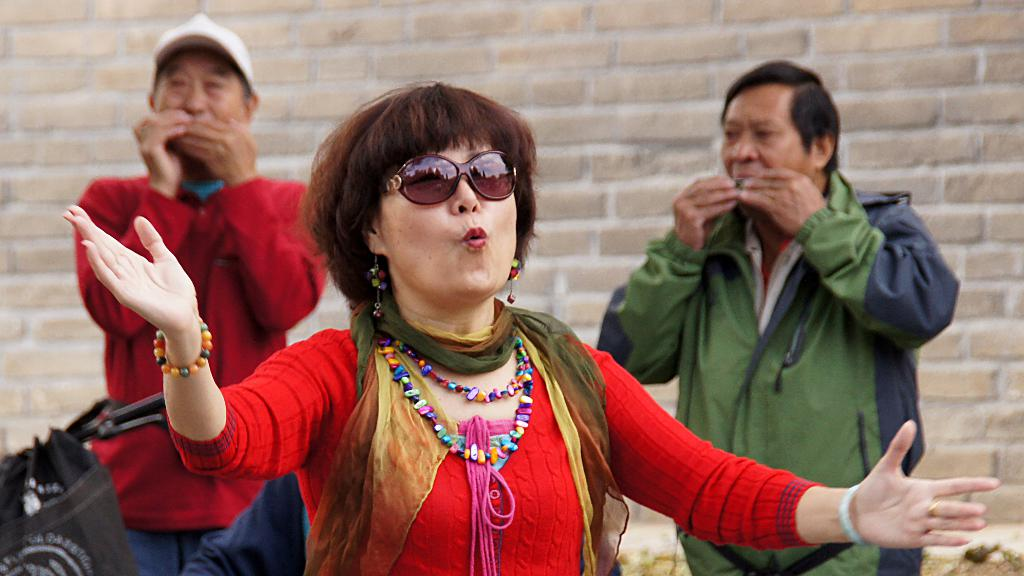
#> input picture faces/images/val/0003d5dfa8f0dd41.jpg, 1024 x 576 px, given as the content of the folder faces/images/train, which was not available
$ python improvedSVM.py   (older library calls are emulated)
#> lines starting #> are read from the running program, lines starting #| are printed output that depends on the picture; pictures that were not available may be replaced by others from this repository, and a replacement may not be noted
import cv2
import numpy as np
import os
import glob
import random
from PIL import Image
from sklearn.svm import SVC
import joblib


#caching directories for improved SVM

CACHE_DIR = 'improved_SVM_cache'
DOWNSAMPLE_RATIO = 0.2
FEATURES_CACHE = os.path.join(CACHE_DIR, f'features_{int(DOWNSAMPLE_RATIO*100)}pct.npz')
MODEL_CACHE = os.path.join(CACHE_DIR, f'svm_model_{int(DOWNSAMPLE_RATIO*100)}pct.joblib')
ACC_CACHE = os.path.join(CACHE_DIR, f'accuracy_{int(DOWNSAMPLE_RATIO*100)}pctDownsample.npy')


#function to compute HOG features for a image
def computeHog(image, cellSize=(8,8), blockSize=(2,2), bins=9):
    #compute gradients using Sobel filters (converted to float32 for precision)
    image = image.astype(np.float32)
    gx = cv2.Sobel(image, cv2.CV_32F, 1, 0, ksize=3)
    gy = cv2.Sobel(image, cv2.CV_32F, 0, 1, ksize=3)

    #compute gradient magnitude and orientation
    magnitude = np.sqrt(gx**2 + gy**2)
    angle = (np.arctan2(gy, gx) * (180 / np.pi)) % 180

    height, width = image.shape
    cell_h, cell_w = cellSize
    n_cells_y = height // cell_h
    n_cells_x = width // cell_w

    #initialize the histogram for each cell
    orientationHistogram = np.zeros((n_cells_y, n_cells_x, bins))
    binSize = 180 / bins

    #loop through each cell to compute the histogram of gradients
    for i in range(n_cells_y):
        for j in range(n_cells_x):
            cellMag = magnitude[i*cell_h:(i+1)*cell_h, j*cell_w:(j+1)*cell_w]
            cellAngle = angle[i*cell_h:(i+1)*cell_h, j*cell_w:(j+1)*cell_w]
            hist = np.zeros(bins)
            #for each pixel in the cell, vote into the appropriate bin
            for y in range(cellMag.shape[0]):
                for x in range(cellMag.shape[1]):
                    a = cellAngle[y, x]
                    m = cellMag[y, x]
                    binIdx = int(a // binSize) % bins
                    hist[binIdx] += m
            orientationHistogram[i, j, :] = hist

    #group cells into blocks and perform L2 normalization
    block_h, block_w = blockSize
    hogVector = []
    for i in range(n_cells_y - block_h + 1):
        for j in range(n_cells_x - block_w + 1):
            block = orientationHistogram[i:i+block_h, j:j+block_w, :].ravel()
            norm = np.linalg.norm(block) + 1e-6  #prevent division by zero by adding very small value to denominator, as to not strongly affect outcome
            block = block / norm
            hogVector.extend(block)

    return np.array(hogVector)


#helper function to extract random negative patch from a sample image
#since there is no directory for negatives in the dataset, we will use these as our negatives.
def extractRandomNegativePatch(image, patchSize, bboxes, maxTrials=50):
    h, w = image.shape
    ph, pw = patchSize
    for _ in range(maxTrials):
        y = random.randint(0, h - ph)
        x = random.randint(0, w - pw)
        #define patch rect
        rect = (x, y, x+pw, y+ph)
        overlap = False
        for (bx1, by1, bx2, by2) in bboxes:
            ix1 = max(x, bx1)
            iy1 = max(y, by1)
            ix2 = min(x+pw, bx2)
            iy2 = min(y+ph, by2)
            if ix2 > ix1 and iy2 > iy1:
                overlap = True
                break
        if not overlap:
            return image[y:y+ph, x:x+pw]
    return None

# load positive face patches from YOLO annotations
def loadPositives(faces_base, split, windowSize):

#> called with faces_base = 'faces', split = 'train', windowSize = (64, 64)
    images_dir = os.path.join(faces_base, 'images', split)
    labels_dir = os.path.join(faces_base, 'labels', split)
    positives = []
    for imgPath in glob.glob(os.path.join(images_dir, '*.jpg')):
        img = Image.open(imgPath).convert('L')
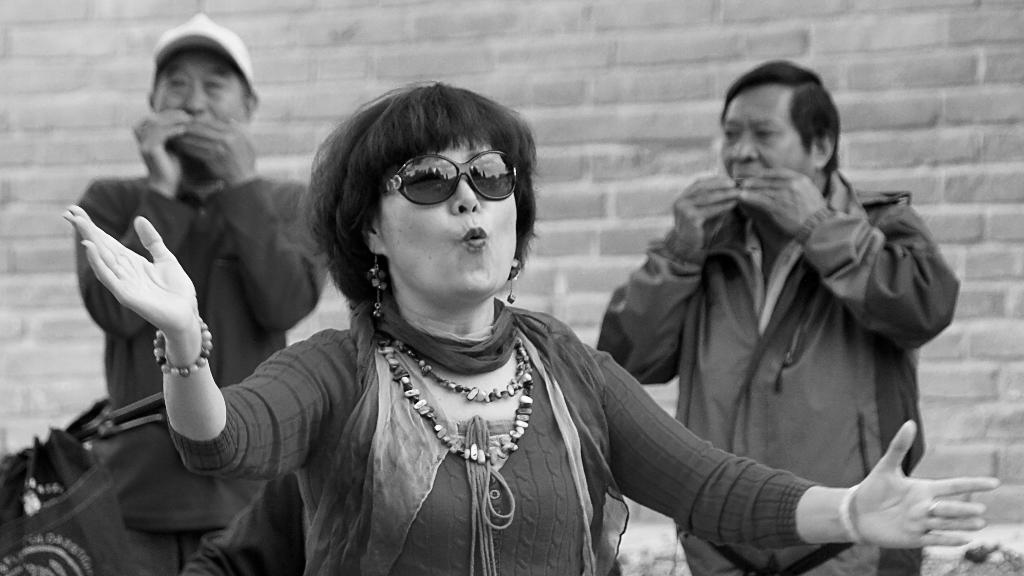
#> img: PIL image 1024x576 L; min 0, max 254, mean 117.8
        img_np = np.array(img)
        h, w = img_np.shape
#> h = 576; w = 1024
        labelFile = os.path.join(labels_dir, os.path.splitext(os.path.basename(imgPath))[0] + '.txt')
        if not os.path.exists(labelFile):
            continue
        with open(labelFile, 'r') as f:
            for line in f:
                parts = line.strip().split()
                if len(parts) < 5:
                    continue
                _, xc, yc, ws, hs = parts
                xc, yc, ws, hs = map(float, (xc, yc, ws, hs))
                cx = int(xc * w)
                cy = int(yc * h)
                pw = int(ws * w)
                ph = int(hs * h)
                x1 = max(cx - pw // 2, 0)
                y1 = max(cy - ph // 2, 0)
                x2 = min(x1 + pw, w)
                y2 = min(y1 + ph, h)
                face_patch = img_np[y1:y2, x1:x2]
                if face_patch.size == 0:
                    continue
                positives.append(cv2.resize(face_patch, windowSize))
    return positives

#load negative patches by sampling around faces
def loadNegativesAroundFaces(faces_base, split, windowSize, numPatches=5):
#> called with faces_base = 'faces', split = 'train', windowSize = (64, 64), numPatches = 5
    images_dir = os.path.join(faces_base, 'images', split)
    labels_dir = os.path.join(faces_base, 'labels', split)
    negatives = []
    for imgPath in glob.glob(os.path.join(images_dir, '*.jpg')):
        img = Image.open(imgPath).convert('L')
        img_np = np.array(img)
        h, w = img_np.shape
#> h = 576; w = 1024
        #collect bboxes
        bboxes = []
        labelFile = os.path.join(labels_dir, os.path.splitext(os.path.basename(imgPath))[0] + '.txt')
        if os.path.exists(labelFile):
            with open(labelFile) as f:
                for line in f:
                    parts = line.strip().split()
                    if len(parts) < 5:
                        continue
                    _, xc, yc, ws, hs = parts
                    xc, yc, ws, hs = map(float, (xc, yc, ws, hs))
                    cx = int(xc * w)
                    cy = int(yc * h)
                    pw = int(ws * w)
                    ph = int(hs * h)
                    x1 = max(cx - pw // 2, 0)
                    y1 = max(cy - ph // 2, 0)
                    bboxes.append((x1, y1, x1 + pw, y1 + ph))
        for _ in range(numPatches):
            patch = extractRandomNegativePatch(img_np, windowSize, bboxes)
            if patch is not None:
                negatives.append(cv2.resize(patch, windowSize))
#> this loop made 5 passes
#> pass 2, in loadNegativesAroundFaces, `patch = extractRandomNegativePatch(img_np, windowSize, bboxes)`:
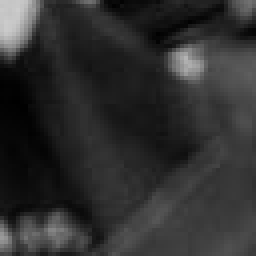
#> patch: shape (64, 64) (shown 4 times larger); min 0, max 204, mean 47.1
#> pass 3, in loadNegativesAroundFaces, `patch = extractRandomNegativePatch(img_np, windowSize, bboxes)`:
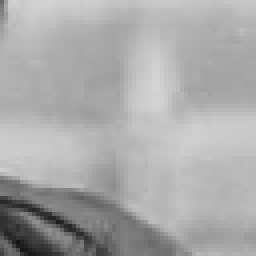
#> patch: shape (64, 64) (shown 4 times larger); min 20, max 214, mean 169.5
#> after the loop:
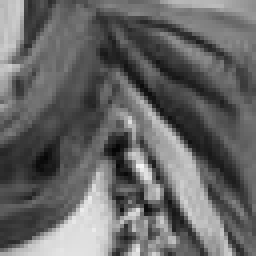
#> patch: shape (64, 64) (shown 4 times larger); min 5, max 247, mean 102.4
#> after the loop, negatives = 5 items
    return negatives


#function to perform sliding window detector over image
#for each window, compute hog features and use classifier to score it. record detections w a positive score
# [60 lines left out: functions slidingWindowDetector, nonMaximumSuppression, accuracyScore, not called in this run]


#function to split the dataset into training and test sets
def splitTrainTest(X, y, test_size=0.25, random_state=None, stratify=None):
    #ensure X and y are numpy arrays
    X = np.array(X)
    y = np.array(y)
    n = len(X)

    if stratify is None:
        #no stratification, so generate a random permutation of indices.
        rng = np.random.RandomState(random_state)
        indices = np.arange(n)
        rng.shuffle(indices)
        test_n = int(round(n * test_size))

        test_idx = indices[:test_n]
        train_idx = indices[test_n:]

    else:
        #for each unique label, split the indices in proportion
        rng = np.random.RandomState(random_state)
        unique_labels = np.unique(stratify)
        train_idx = []
        test_idx = []

        for label in unique_labels:
            label_indices = np.where(np.array(stratify) == label)[0]
            rng.shuffle(label_indices)
            test_n_label = int(round(len(label_indices) * test_size))
            test_idx.extend(label_indices[:test_n_label])
            train_idx.extend(label_indices[test_n_label:])

        #sort indices to preserve order
        train_idx = np.array(train_idx)
        test_idx = np.array(test_idx)

    X_train = X[train_idx]
    X_test = X[test_idx]
    y_train = y[train_idx]
    y_test = y[test_idx]

    return X_train, X_test, y_train, y_test

#function to perform hard negative mining by applying shifts to negative patches, calculate score using HOG of each shifted patch, and return negatives being classified as positive
# [16 lines left out: function hardNegativeMining, not called in this run]


def main():

    os.makedirs(CACHE_DIR, exist_ok=True)

    # delete any feature cache not matching this ratio
    for old in glob.glob(os.path.join(CACHE_DIR, 'features_*pct.npz')):
        if old != FEATURES_CACHE:
            os.remove(old)
    #same for model cache
    for old in glob.glob(os.path.join(CACHE_DIR, 'svm_model_*pct.joblib')):
        if old != MODEL_CACHE:
            os.remove(old)
    #same for accuracy cache
    for old in glob.glob(os.path.join(CACHE_DIR, 'accuracy_*pctDownsample.npy')):
        if old != ACC_CACHE:
            os.remove(old)

    #set detection threshold default value
    #can be adjusted w/o reaching
    #patches in sliding window detector w/ a calculated score < this value will not be recognized as faces.
    #2.0 is typically very high, but there are still false positives being drawn in the demo
    detectionThreshold = 2.0
    #set accuracy after hard mining to -1.0 initially, in rare case that no hard negative
    #patches are found
    accAug = -1.0

    faces_dir = 'faces'

    #this variable requires recaching if you change it, but could improve the detections drawn in the demo
    #significantly if you can find the right values. I think currently this window size of 64x64 may be too small.
    #It is responsible for determining the size of patches from images used in training/testing,
    #and also the base scale for the sliding window detector
    windowSize = (64, 64)
    resizeDim = windowSize


    #extract HOG features and assign labels (1: face, 0: background)
    #if already cahced, retrieve
    if os.path.exists(FEATURES_CACHE):
        print("Loading cached features...")
        data = np.load(FEATURES_CACHE)
        X, y = data['X'], data['y']
    #if not, compute them
    else:
        print("Loading positive face patches...")
        positiveImages = loadPositives(faces_dir, 'train', resizeDim)
        print(f"Loaded {len(positiveImages)} positive patches.")

        print("Sampling negative patches around faces...")
        negativeImages = loadNegativesAroundFaces(faces_dir, 'train', resizeDim, numPatches=5)
#> negativeImages = 5 items
        print(f"Loaded {len(negativeImages)} negative patches.")
#| Loaded 5 negative patches.

        #downsample dataset
        print(f"Downsampling dataset to specified size ({DOWNSAMPLE_RATIO})")
        N_pos = len(positiveImages)
        N_neg = len(negativeImages)
#> N_neg = 5
        keep_pos = set(random.sample(range(N_pos), k=int(DOWNSAMPLE_RATIO*N_pos)))
        keep_neg = set(random.sample(range(N_neg), k=int(DOWNSAMPLE_RATIO*N_neg)))
#> keep_neg = 1 item
        positiveImages = [positiveImages[i] for i in keep_pos]
        negativeImages = [negativeImages[i] for i in keep_neg]
#> negativeImages = 1 item
        totalDownsampledSize = len(positiveImages) + len(negativeImages)
#> totalDownsampledSize = 1
        print(f"Downsampled to {totalDownsampledSize} total images.")
#| Downsampled to 1 total images.

        #compute hog features on downsampled dataset
        print("Computing HOG features...")
        X_list, y_list = [], []
        for img in positiveImages:
            X_list.append(computeHog(img)); y_list.append(1)
        for img in negativeImages:
            X_list.append(computeHog(img)); y_list.append(0)
#> this loop made 1 pass
#> (height in computeHog, width in computeHog, cell_h in computeHog, cell_w in computeHog, n_cells_y in computeHog, n_cells_x in computeHog, binSize in computeHog, block_h in computeHog) on pass 1: (64, 64, 8, 8, 8, 8, 20, 2)
#> pass 1, in computeHog, `gx = cv2.Sobel(image, cv2.CV_32F, 1, 0, ksize=3)`:
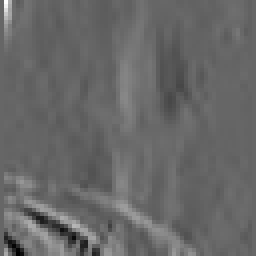
#> gx: shape (64, 64) float32 (shown 4 times larger); min -244, max 364, mean 3.9; drawn with min black and max white
#> pass 1, in computeHog, `gy = cv2.Sobel(image, cv2.CV_32F, 0, 1, ksize=3)`:
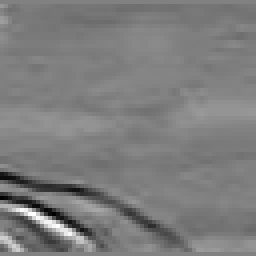
#> gy: shape (64, 64) float32 (shown 4 times larger); min -340, max 332, mean -10.2; drawn with min black and max white
#> pass 1, in computeHog, `magnitude = np.sqrt(gx**2 + gy**2)`:
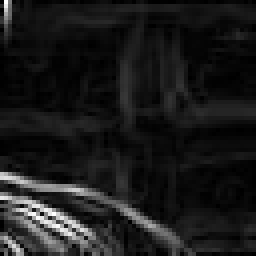
#> magnitude: shape (64, 64) float32 (shown 4 times larger); min 0, max 366.2, mean 38.9; drawn with min black and max white
#> after the loop, X_list = 1 item; y_list = [0]
        X, y = np.array(X_list), np.array(y_list)
#> y = [0]
        print("Caching features to", FEATURES_CACHE)
        np.savez(FEATURES_CACHE, X=X, y=y)


    #if cached SVM exists, retrieve it
    if os.path.exists(MODEL_CACHE) and os.path.exists(ACC_CACHE):
        print("Loading cached SVM model...")
        clf = joblib.load(MODEL_CACHE)
        acc = np.load(ACC_CACHE)
        print(f"Cached test accuracy: {acc*100:.2f}%")
    #train one if not
    else:
        #split the dataset (75% train, 25% test)
        print("splitting dataset and training SVM classifier...")
        X_train, X_test, y_train, y_test = splitTrainTest(X, y, test_size=0.25,
                                                        random_state=42, stratify=y)
#> in splitTrainTest, `n = len(X)`: n = 1
#> in splitTrainTest, `unique_labels = np.unique(stratify)`: unique_labels = [0]
#> the loop in splitTrainTest, `for label in unique_labels:` made 1 pass
#> test_n_label on pass 1: 0
#> after the loop in splitTrainTest, `for label in unique_labels:`: test_idx = []; train_idx = [0]
#> in splitTrainTest, `test_idx = np.array(test_idx)`: test_idx = empty array

        #train classifier
        clf = SVC(kernel="linear", probability=True)
        clf.fit(X_train, y_train)


        #evaluate on the test set
        yPred = clf.predict(X_test)
        acc = accuracyScore(y_test, yPred)
        print("Test Accuracy Without Hard Negative Mining: {:.2f}%".format(acc * 100))

        print("Performing Hard Negative Mining...")
        #run hard negative mining on the negative images
        hardNegPatches = hardNegativeMining(negativeImages, clf)
        print("Extracted {} hard negative patches.".format(len(hardNegPatches)))

        #if any hard negatives were found, update the training set
        if hardNegPatches:
            print("Retraining model and caching...")
            X_hard = [computeHog(patch) for patch in hardNegPatches]
            y_hard = [0] * len(X_hard)
            #augment the original training set with the hard negatives.
            X_train_aug = np.concatenate((X_train, np.array(X_hard)), axis=0)
            y_train_aug = np.concatenate((y_train, np.array(y_hard)), axis=0)

            #retrain the classifier with the augmented training set and cache model and accuracy
            clf = SVC(kernel="linear", probability=True)
            clf.fit(X_train_aug, y_train_aug)
            yPredAug = clf.predict(X_test)
            joblib.dump(clf, MODEL_CACHE)
            accAug = accuracyScore(y_test, yPredAug)
            print("Test Accuracy after Hard Negative Mining: {:.2f}%".format(accAug * 100))
            np.save(ACC_CACHE, accAug)
        else:
            #cache accuracy without HNM in rare case no hard negatives are found
            print("No hard negatives were found")
            np.save(ACC_CACHE, acc)

        #if accuracy has improved after running hard negative mining, tell the user
        if acc < accAug:
            print("Hard Negative Mining has improved accuracy")
        else:
            print("Hard Negative Mining has not improved accuracy")


    #DEMO


    #perform a demonstration on a random image
    print("Choosing random images for demonstration...")

    imgPaths = glob.glob(os.path.join(faces_dir, 'images', 'train', '*.jpg'))

    posDemoPath = random.choice(imgPaths)

    #use gray image to obtain windows w detections, then draw them on color image
    posDemoColor = cv2.imread(posDemoPath, cv2.IMREAD_COLOR)
    posDemoGray  = cv2.cvtColor(posDemoColor, cv2.COLOR_BGR2GRAY)
    demoImages = [(posDemoColor, posDemoGray)]

    print("Image Chosen.")


    for colorImg, grayImg in demoImages:
        print("applying sliding window detector...")
        #step size and scaleFactors can be adjusted w/o recaching
        detections = slidingWindowDetector(
            grayImg, clf, windowSize, detectionThreshold,
            stepSize=32, scaleFactors=[1.0, 2.5, 5.0, 10.0, 15.0]
        )
        #overlapTresh can be adjusted w/o recaching
        print("Applying non-maximum suppression...")
        finalDetections = nonMaximumSuppression(detections, overlapThresh=0.3)

        print("drawing detections on image...")
        #draw on the true color image
        for (x, y, w, h, score) in finalDetections:
            cv2.rectangle(colorImg, (x, y), (x+w, y+h), (0, 255, 0), 2)

        title = "Face Detected" if finalDetections else "No Face Detected"
        cv2.imshow(title, colorImg)
        cv2.waitKey(0)
        cv2.destroyAllWindows()


if __name__ == "__main__":
#> (the run stopped early here; a loop or call above may not have finished)
